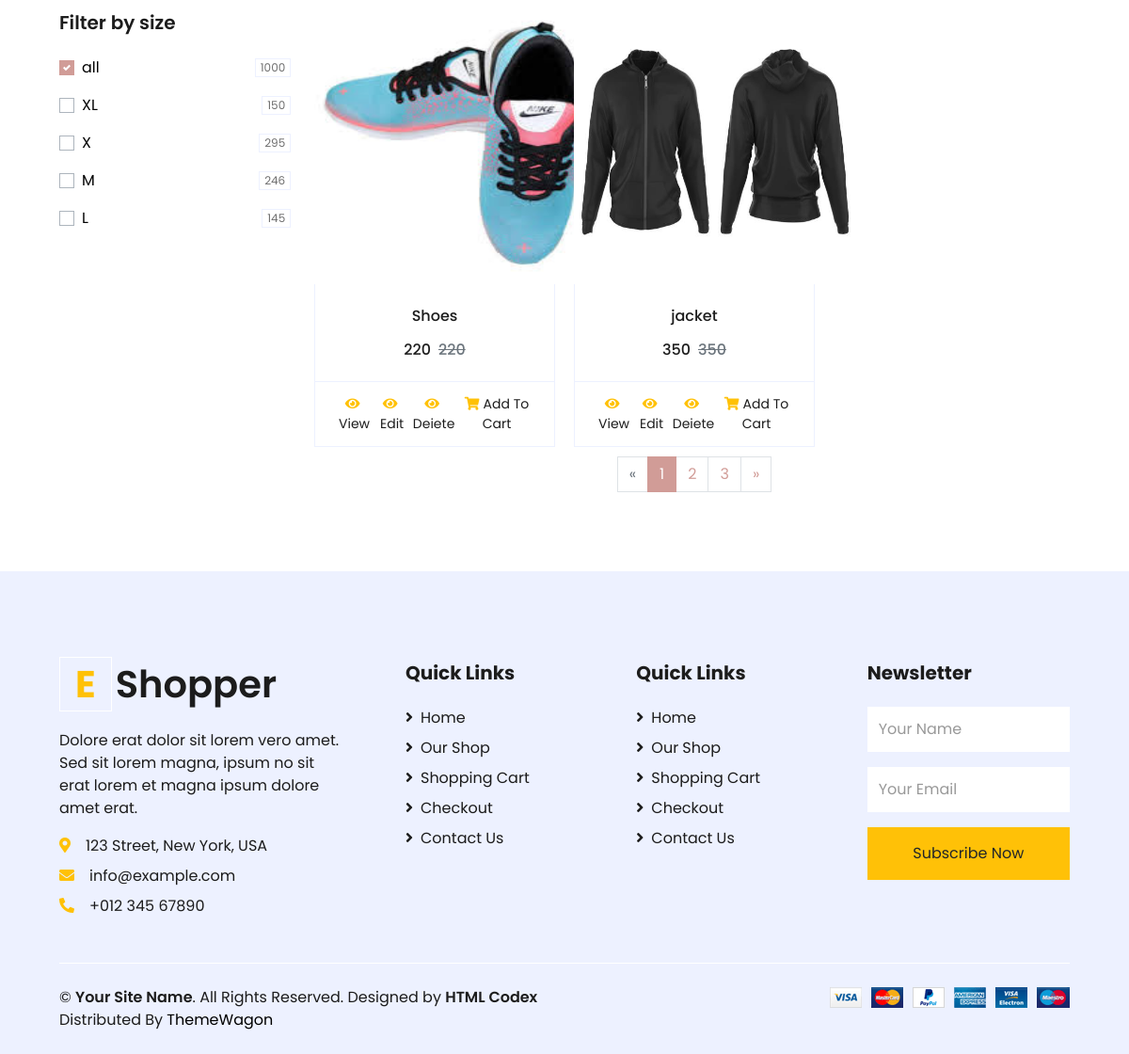
/size/ (lower part), run on an earlier commit of the app's database.
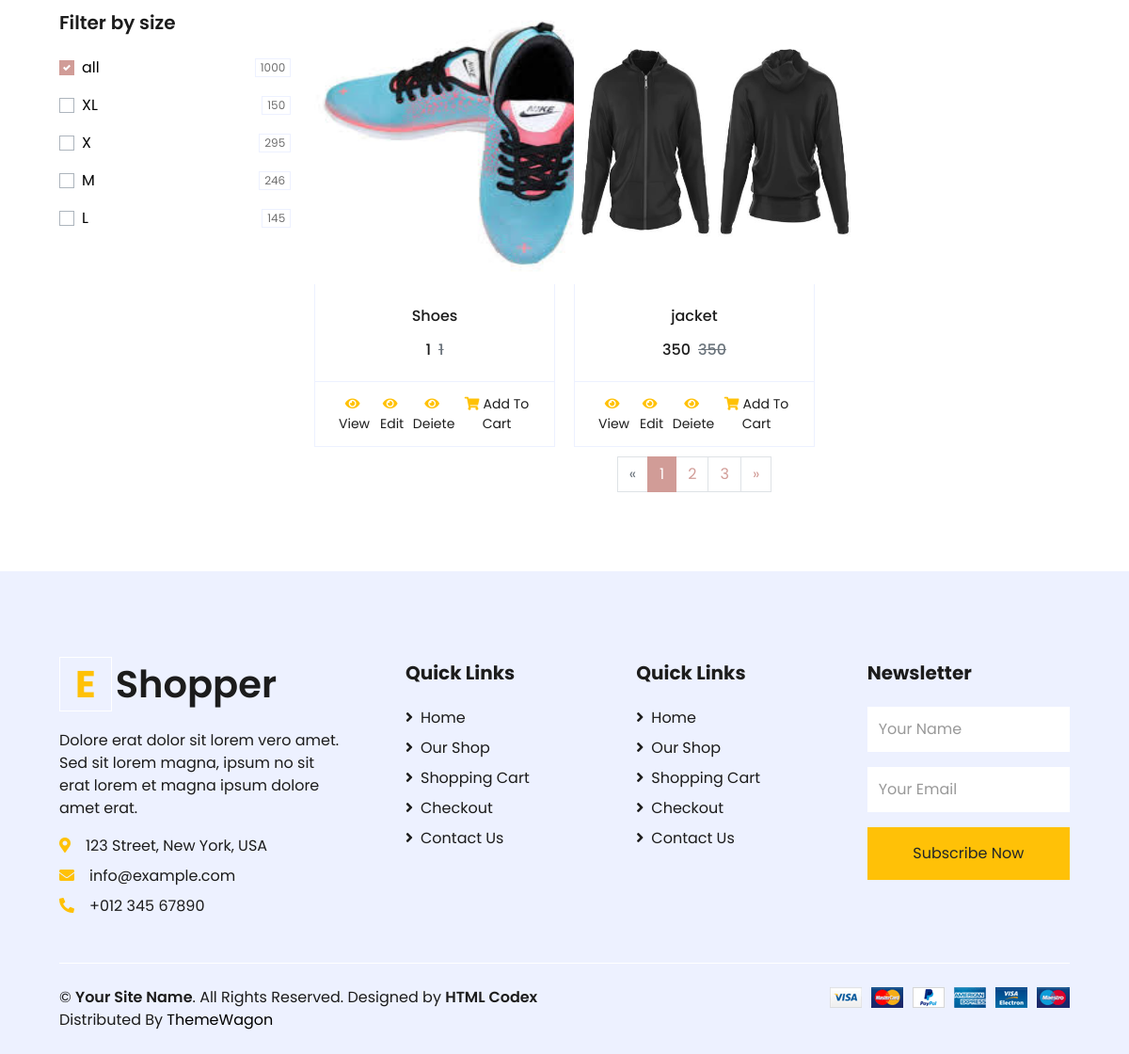
And on a later commit of the database.
### shopping/models.py (models this page shows, shortened)
class product(models.Model):
    name=models.CharField(max_length=20)
    cat=models.ForeignKey(category,on_delete=CASCADE)
    img=models.ImageField(upload_to='photo')
    description=models.CharField(max_length=400)
    availableproduct=models.IntegerField()
    price=models.IntegerField()
    range=models.CharField(choices=CATEGORY_CHOICES,max_length=500,default='100-200')
    color=models.CharField(default="red",max_length=20)
    size=models.CharField(default='XL',max_length=3)
    date=models.DateField(auto_now=False,blank=True,null=True)

### shopping/views.py (the view)
# urls.py: path('size/',size,name='size'),
def size(request):
    if request.session.has_key('email'):
        s=request.session['email']
        m=register.objects.get(email=s)
        p=product.objects.filter(size='XL')
        return render(request,'shop1.html',{'p':p,'m':m})
    else:
        p=product.objects.filter(size='XL')
        return render(request,'shop1.html',{'p':p})

### shopping/templates/shop1.html (shortened to what the changed rows need)
{% load static %}
<!DOCTYPE html>
<html lang="en">
<head>
    <link href="https://cdnjs.cloudflare.com/ajax/libs/font-awesome/5.10.0/css/all.min.css" rel="stylesheet">
    <link href="lib/owlcarousel/assets/owl.carousel.min.css" rel="stylesheet">
    <link href="{% static 'css/style.css' %}" rel="stylesheet">
</head>
<body>
    <div class="container-fluid pt-5">
        <div class="row px-xl-5">
            <div class="col-lg-9 col-md-12">
                <div class="row pb-3">
                    <div class="b">
                        {% for i in p %}
                                <div class="a">
                                    <img  src="{{i.img.url}}" height="300" width="300" alt="">
                                 <div class="card-body border-left border-right text-center p-0 pt-4 pb-3">
                                    <h6 class="text-truncate mb-3">{{i.name}}</h6>
                                    <div class="d-flex justify-content-center">
                                        <h6>{{i.price}}</h6><h6 class="text-muted ml-2"><del>{{i.price}}</del></h6>
                                    </div>
                                 </div>
                                 <div class="card-footer d-flex justify-content-between bg-light border">
                                    <a href="{% url "view" i.id %}" class="btn btn-sm text-dark p-0"><i class="fas fa-eye text-warning mr-1"></i>View</a>
                                    <a href="{% url "edit" i.id%}" class="btn btn-sm text-dark p-0"><i class="fas fa-eye text-warning mr-1"></i>Edit</a>
                                    <a href="{% url "delete" i.id %}" class="btn btn-sm text-dark p-0"><i class="fas fa-eye text-warning mr-1"></i>Deiete</a>
                                    <a href="{% url "cart" i.id %}" class="btn btn-sm text-dark p-0"><i class="fas fa-shopping-cart text-warning mr-1"></i>Add To Cart</a>
                                 </div>
                                </div>
            {% endfor %}
                    </div>
                </div>
            </div>
        </div>
    </div>
    <div class="container-fluid bg-secondary text-dark mt-5 pt-5">
        <div class="row px-xl-5 pt-5">
            <div class="col-lg-4 col-md-12 mb-5 pr-3 pr-xl-5">
                <a href="" class="text-decoration-none">
                    <h1 class="mb-4 display-5 font-weight-semi-bold"><span class="text-warning font-weight-bold border border-white px-3 mr-1">E</span>Shopper</h1>
                </a>
            </div>
        </div>
    </div>
</body>
</html>

What changed in the data, as far as the page shows it:
changed product "Shoes": price "220" → "1"
